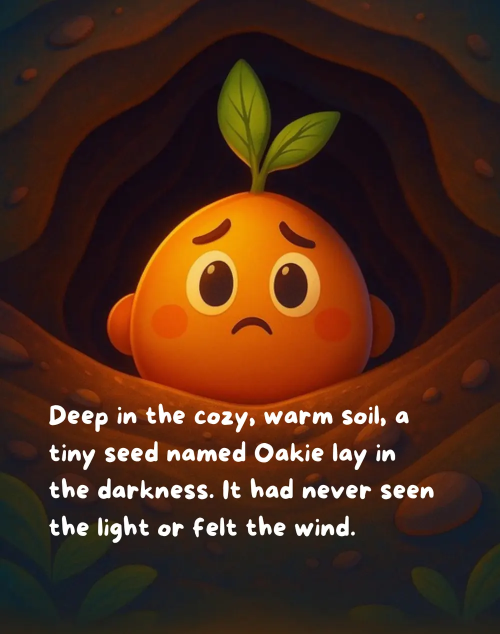
#> input picture content/reader/becoming-a-tree/en/p03.webp, 1000 x 1268 px (shown at 1/2 size)
$ python locate_sift.py ../../content/reader/becoming-a-tree/en/p02.webp ../../content/reader/becoming-a-tree/en/p03.webp
#> lines starting #> are read from the running program, lines starting #| are printed output that depends on the picture
# Robust locate for one image via SIFT + homography. usage: locate_sift.py <src_dir> <img>  -> prints [page,x,y,w,h,inliers]
import cv2, glob, os, sys, numpy as np, json
src, imgp = sys.argv[1], sys.argv[2]
sift = cv2.SIFT_create(4000)
t = cv2.imread(imgp, cv2.IMREAD_GRAYSCALE); kt, dt = sift.detectAndCompute(t, None)
#> after `t = cv2.imread(imgp, cv2.IMREAD_GRAYSCALE)`:
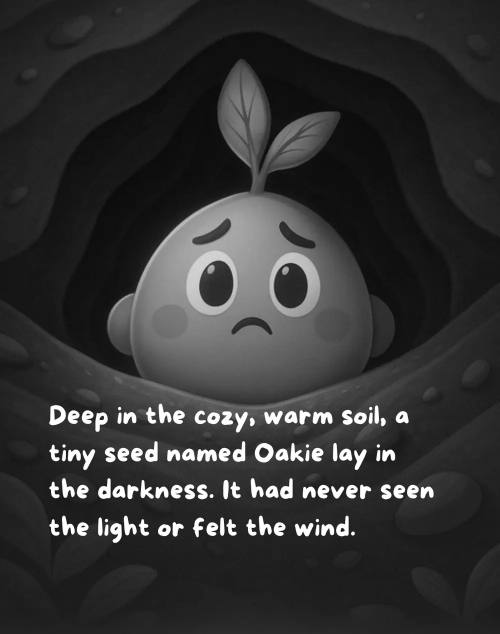
#> t: shape (1268, 1000) (shown at 1/2 size); min 0, max 255, mean 50.7
#> after `kt, dt = sift.detectAndCompute(t, None)`: kt = 1064 keypoints; strongest (x, y, size): (209, 985, 4.9), (706, 1067, 4.8), (685, 1060, 4.9), (329, 1060, 4.9)
best = None
for f in sorted(glob.glob(os.path.join(src, 'p[0-9][0-9].jpg'))):
    im = cv2.imread(f, cv2.IMREAD_GRAYSCALE); s = 1200 / im.shape[1]; im = cv2.resize(im, None, fx=s, fy=s, interpolation=cv2.INTER_AREA)
    kp, dp = sift.detectAndCompute(im, None)
    if dp is None: continue
    m = cv2.BFMatcher().knnMatch(dt, dp, k=2); good = [a for a, b in (x for x in m if len(x) == 2) if a.distance < 0.7 * b.distance]
    if len(good) < 12: continue
    H, mask = cv2.findHomography(np.float32([kt[g.queryIdx].pt for g in good]), np.float32([kp[g.trainIdx].pt for g in good]), cv2.RANSAC, 5.0)
    if H is None: continue
    n = int(mask.sum())
    if best is None or n > best[0]:
        c = cv2.perspectiveTransform(np.float32([[0, 0], [t.shape[1], 0], [t.shape[1], t.shape[0]], [0, t.shape[0]]])[None], H)[0] / s
        x0, y0 = c.min(0); x1, y1 = c.max(0); best = (n, os.path.basename(f), int(x0), int(y0), int(x1 - x0), int(y1 - y0))
#> (the run stopped early here; a loop or call above may not have finished)

$ run again, on content/reader/becoming-a-tree/en/p05.webp
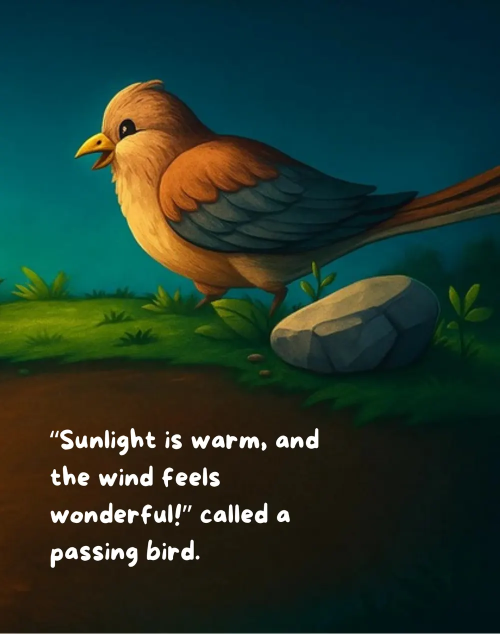
#> input picture content/reader/becoming-a-tree/en/p05.webp, 1000 x 1268 px (shown at 1/2 size)
#> `t = cv2.imread(imgp, cv2.IMREAD_GRAYSCALE)`:
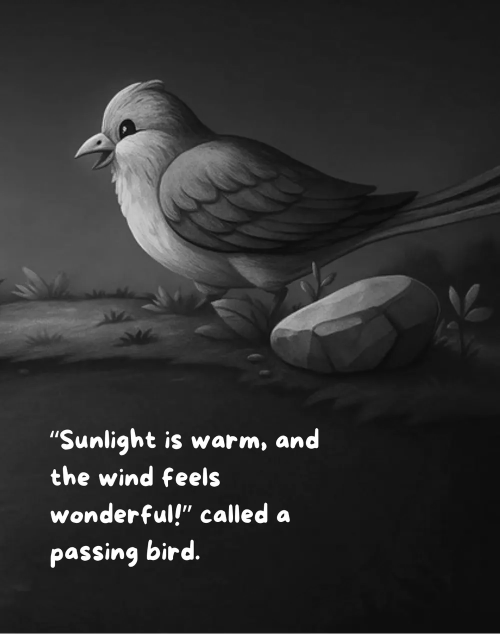
#> t: shape (1268, 1000) (shown at 1/2 size); min 0, max 255, mean 47
#> kt = 912 keypoints; strongest (x, y, size): (522, 1034, 4.9), (328, 1089, 4.2), (354, 1047, 5.1), (375, 1108, 4.9)

$ run again, on content/reader/becoming-a-tree/en/p07.webp
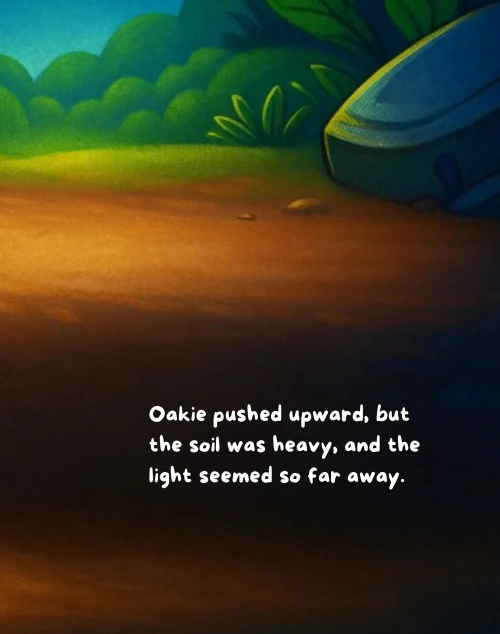
#> input picture content/reader/becoming-a-tree/en/p07.webp, 1000 x 1268 px (shown at 1/2 size)
#> `t = cv2.imread(imgp, cv2.IMREAD_GRAYSCALE)`:
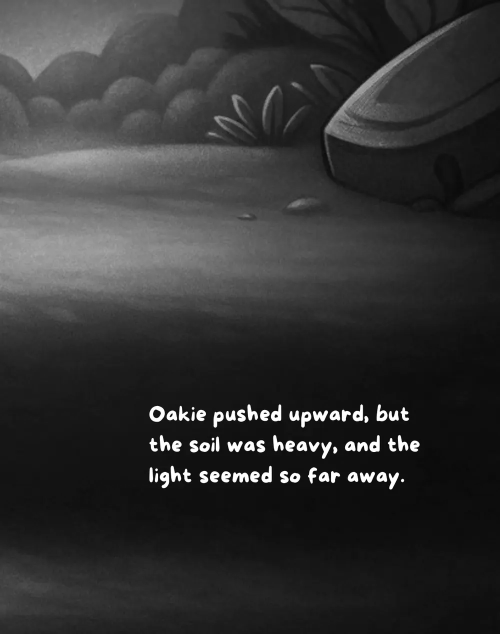
#> t: shape (1268, 1000) (shown at 1/2 size); min 0, max 255, mean 51.3
#> kt = 741 keypoints; strongest (x, y, size): (805, 961, 4.1), (552, 832, 4), (749, 893, 4), (533, 955, 4)

$ run again, on content/reader/becoming-a-tree/en/p08.webp
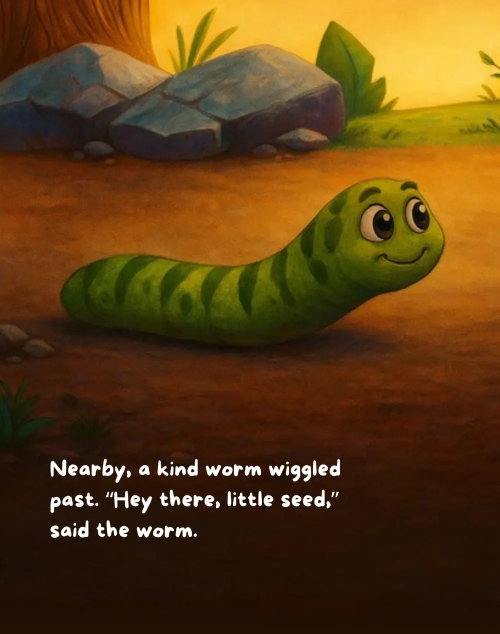
#> input picture content/reader/becoming-a-tree/en/p08.webp, 1000 x 1268 px (shown at 1/2 size)
#> `t = cv2.imread(imgp, cv2.IMREAD_GRAYSCALE)`:
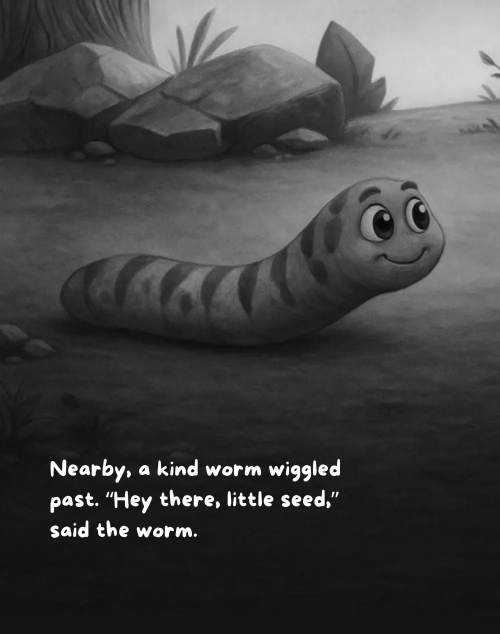
#> t: shape (1268, 1000) (shown at 1/2 size); min 0, max 255, mean 67.9
#> kt = 848 keypoints; strongest (x, y, size): (316, 1064, 4), (149, 1048, 3.4), (469, 987, 3.4), (166, 1064, 4)
